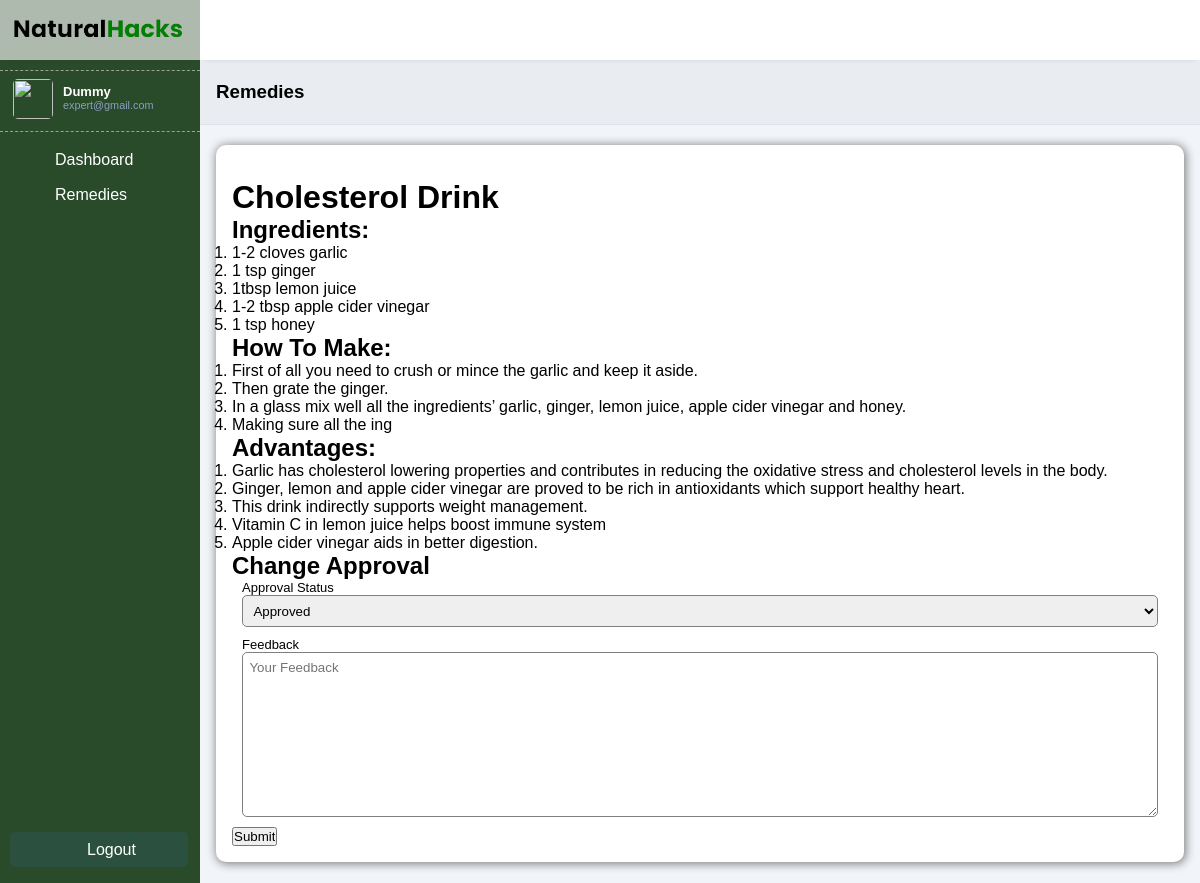
The app's page /expert/remedies/remedy_edit.php?id=25 (signed in) with its own data.
### tables this page shows
CREATE TABLE `remedies` (
  `id` int(11) NOT NULL,
  `name` varchar(225) DEFAULT NULL,
  `images` longtext DEFAULT NULL,
  `price` decimal(10,2) DEFAULT NULL,
  `introduction` longtext DEFAULT NULL,
  `advantages` longtext DEFAULT NULL,
  `dis_advantages` longtext DEFAULT NULL,
  `ingredients` varchar(225) DEFAULT NULL,
  `how_to_make` varchar(255) NOT NULL,
  `featured` tinyint(1) NOT NULL DEFAULT 0,
  `shelflife` tinyint(1) NOT NULL DEFAULT 0,
  `rating` decimal(10,2) NOT NULL DEFAULT 0.00,
  `expert_approval` enum('waiting','approved','declined','') NOT NULL DEFAULT 'waiting',
  `disease_id` int(11) DEFAULT NULL,
  `created_at` timestamp NOT NULL DEFAULT current_timestamp() ON UPDATE current_timestamp()
);

### expert/remedies/remedy_edit.php (the view, shortened to what this page needs)
<?php
require_once '../../connection.php';
$id = mysqli_real_escape_string($conn, $_GET['id']);
?>
<!DOCTYPE html>
<html lang="en">
<?php
include('../layout/head.php');
?>
<body>
    <?php include('../layout/sidebar.php'); ?>
    <div class="main-content">
        <?php include('../layout/header.php'); ?>
        <?php
        $sql = "SELECT * FROM `remedies` WHERE `id` = '$id'";
        $result = mysqli_query($conn, $sql);
        $data = mysqli_fetch_assoc($result);
        ?>
        <main>
            <div class="page-header">
                <h3>Remedies</h3>
            </div>
            <div class="page-content">
                <div class="card">
                    <div class="details">
                        <div class="details-img">
                        </div>
                        <div class="details-content">
                            <h1><?= $data['name'] ?></h1>
                            <?php if (!empty($data['ingredients'])) { ?>
                                <h2>Ingredients:</h2>
                                <p><?= $data['ingredients'] ?></p>
                            <?php } ?>
                            <?php if (!empty($data['how_to_make'])) { ?>
                                <h2>How To Make:</h2>
                                <p><?= $data['how_to_make'] ?></p>
                            <?php } ?>
                            <?php if (!empty($data['advantages'])) { ?>
                                <h2>Advantages:</h2>
                                <p><?= $data['advantages'] ?></p>
                            <?php } ?>
                        </div>
                    </div>
                    <div class="edit-form">
                        <h2>Change Approval</h2>
                        <form action="./remedy_edit.php?id=<?= $id ?>" method="post">
                            <fieldset>
                                <label for="expert_approval">Approval Status</label>
                                <select name="expert_approval">
                                    <option value="approved" <?= $data['expert_approval'] == 'approved' ? 'selected' : '' ?>>Approved</option>
                                </select>
                            </fieldset>
                            <fieldset>
                                <label for="expert_feedback">Feedback</label>
                                <textarea name="expert_feedback" cols="30" rows="10" placeholder="Your Feedback"><?= $data['expert_feedback'] ?></textarea>
                            </fieldset>
                            <input type="submit" value="Submit">
                        </form>
                    </div>
                </div>
            </div>
        </main>
    </div>
</body>
</html>

### expert/style.css (style rules this page uses)
:root { --main-color: #2a4b2a; --color-dark: #2b503f; --text-grey: #b0b0b0; }
* { margin: 0; padding: 0; text-decoration: none; box-sizing: border-box; font-family: "Merriweather", sans-serif; }
.main-content { margin-left: 200px; width: calc(100% - 200px); transition: margin-left 300ms; }
main { margin-top: 60px; }
.page-header { padding: 1.3rem 1rem; background: #e9edf2; border-bottom: 1px solid #dee2e8; }
.page-content { padding: 1.3rem 1rem; background: #f1f4f9; }
.card { background-color: white; padding: 1rem; border-radius: 10px; box-shadow: gray 1px 1px 10px 1px; }
input, button, select { outline: none; }
fieldset { border: none; display: flex; flex-direction: column; flex-basis: 50%; padding: 0 10px; margin-bottom: 10px; }
fieldset > label { font-size: small; }
fieldset > input, fieldset > textarea, fieldset > select { padding: 0.4rem; border-radius: 5px; border: 1px solid gray; }

### records on screen
remedies: name "Cholesterol Drink", ingredients "1-2 cloves garlic 1 tsp ginger 1tbsp lemon juice 1-2 tbsp apple cider vinegar 1 tsp honey", how_to_make "First of all you need to crush or mince the garlic and keep it aside. Then grate the ginger. In a glass mix well all the ingredients’ garlic, ginger, lemon juice, apple cider vinegar and honey. Making sure all the ing", advantages "Garlic has cholesterol lowering properties and contributes in reducing the oxidative stress and cholesterol levels in the body. Ginger, lemon and apple cider vinegar are proved to be rich in antioxidants which support healthy heart. This drink indirectly supports weight management. Vitamin C in lemon juice helps boost immune system Apple cider vinegar aids in better digestion.", expert_approval "Approved"

### other values on screen
mysqli_real_escape_string($conn, $_SESSION['expert_name']) "Dummy"
mysqli_real_escape_string($conn, $_SESSION['expert_email']) "expert@gmail.com"
